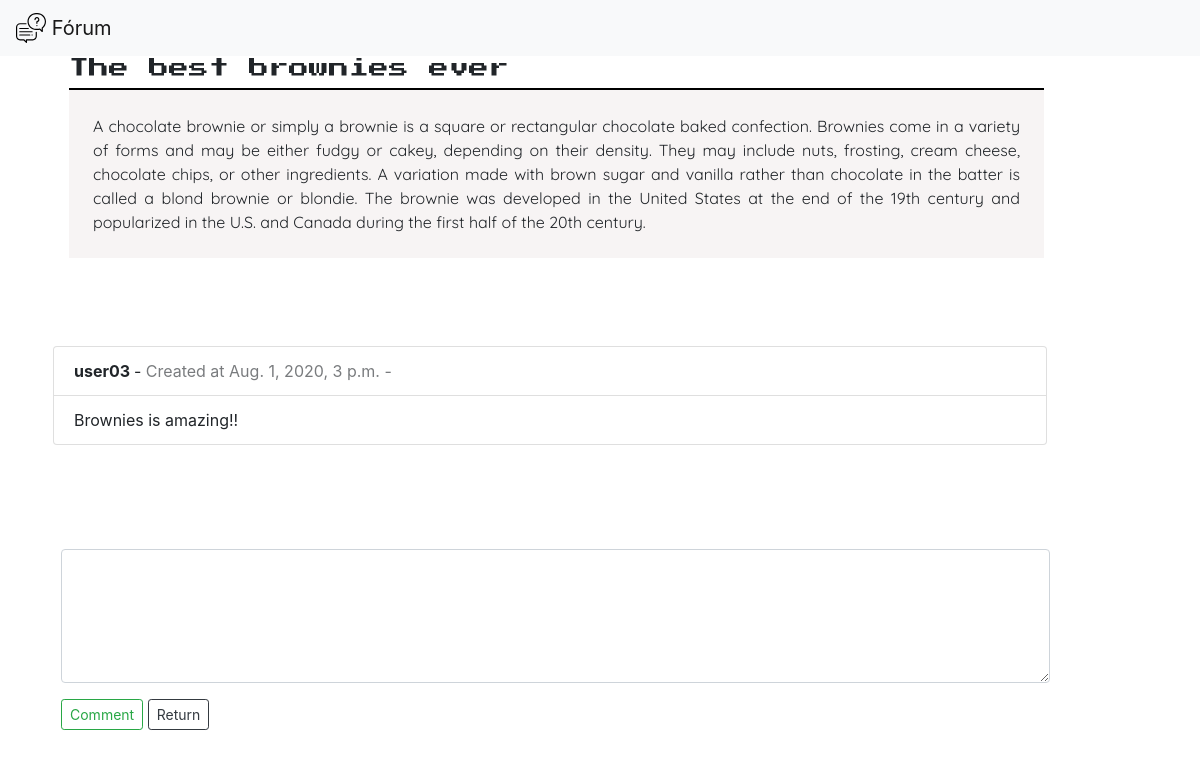
The app's page /interface/post/1 (signed in) with its own data.
### entries/models.py (models this page shows, shortened)
class Posts(models.Model):
    user = models.ForeignKey(settings.AUTH_USER_MODEL, on_delete=models.CASCADE)
    title = models.CharField(max_length=100, verbose_name='Título: ')
    text = models.TextField(verbose_name='Texto: ')
    countLike = models.IntegerField(verbose_name='Likes', default=0)
    countUnlike = models.IntegerField(verbose_name='Unlike', default=0)
    created_at = models.DateTimeField(verbose_name='Data de Criação', auto_now_add=True)

class Comment(models.Model):
    user = models.ForeignKey(settings.AUTH_USER_MODEL, on_delete=models.CASCADE)
    post = models.ForeignKey(Posts, on_delete=models.CASCADE)
    text = models.TextField()
    created_at = models.DateTimeField(verbose_name='Data de Criação', auto_now_add=True)

### interface/views.py (the view, shortened to what this page needs)
# urls.py: path('post/<int:item_id>', views.post, name='post'),
def post(request, item_id):
    item = Posts.objects.get(id=item_id)
    if request.method == 'GET':
        comment = Comment.objects.filter(post=item_id)
        return render(request, 'interface/view.html', {
            'item': item,
            'comment':comment
        })

### interface/templates/interface/view.html (shortened to what this page needs)
{% extends 'interface/layout.html' %}
{% block body %}
{% if user.is_authenticated %}
    <div class="container">
        <div class="content_view">
            <div class="title_view"><h5> {{ item.title }} </h5></div>
            <div class="text_view"> {{ item.text }} </div>
        </div>
        <div class="content_comments">
            {% for com in comment %}
                <ul class="list-group list_comment">
                    <li class="list-group-item">
                        <span style="font-weight: bold;">{{ com.user }} </span> - <span style="opacity: 0.6;">Created at {{ com.created_at }}  - &nbsp;
                    </li>
                    <li class="list-group-item">{{ com.text }}</li>
                </ul>
            {% endfor %}
        </div>
        <form class="form_comment" action="" method="post">
            <div class="form-group">
                <textarea name="comment" rows="5" class="form-control"></textarea>
            </div>
            <a href="#"><button class="btn btn-outline-success btn-sm" type="submit">Comment</button></a>
            <a href="{% url 'interface:welcome' %}"><button type="button" class="btn btn-outline-dark btn-sm">Return</button></a>
        </form>
    </div>
{% endif %}
{% endblock %}

### interface/static/interface/style.css (style rules this page uses)
* { padding: 0; margin: 0; box-sizing: border-box; }
a { color: black; }
.content_view { width: 90%; height: auto; padding-left: 3vh; }
.title_view { font-family: 'Press Start 2P', cursive; border-bottom: 2px solid black; }
.text_view { background-color: rgb(247, 244, 244); padding: 3vh; text-align: justify; font-family: 'Quicksand', sans-serif; }
.form_comment { padding: 2vh; margin-top: 10vh; width: 92%; }
.content_comments { margin-top: 10vh; }
.list_comment { width: 91%; padding: 1vh; }

### records on screen
Posts: title "The best brownies ever", text "A chocolate brownie or simply a brownie is a square or rectangular chocolate baked confection. Brownies come in a variety of forms and may be either fudgy or cakey, depending on their density. They may include nuts, frosting, cream cheese, chocolate chips, or other ingredients. A variation made with brown sugar and vanilla rather than chocolate in the batter is called a blond brownie or blondie. The brownie was developed in the United States at the end of the 19th century and popularized in the U.S. and Canada during the first half of the 20th century."
Comment: user "user03", created_at "Aug. 1, 2020, 3 p.m.", text "Brownies is amazing!!"
